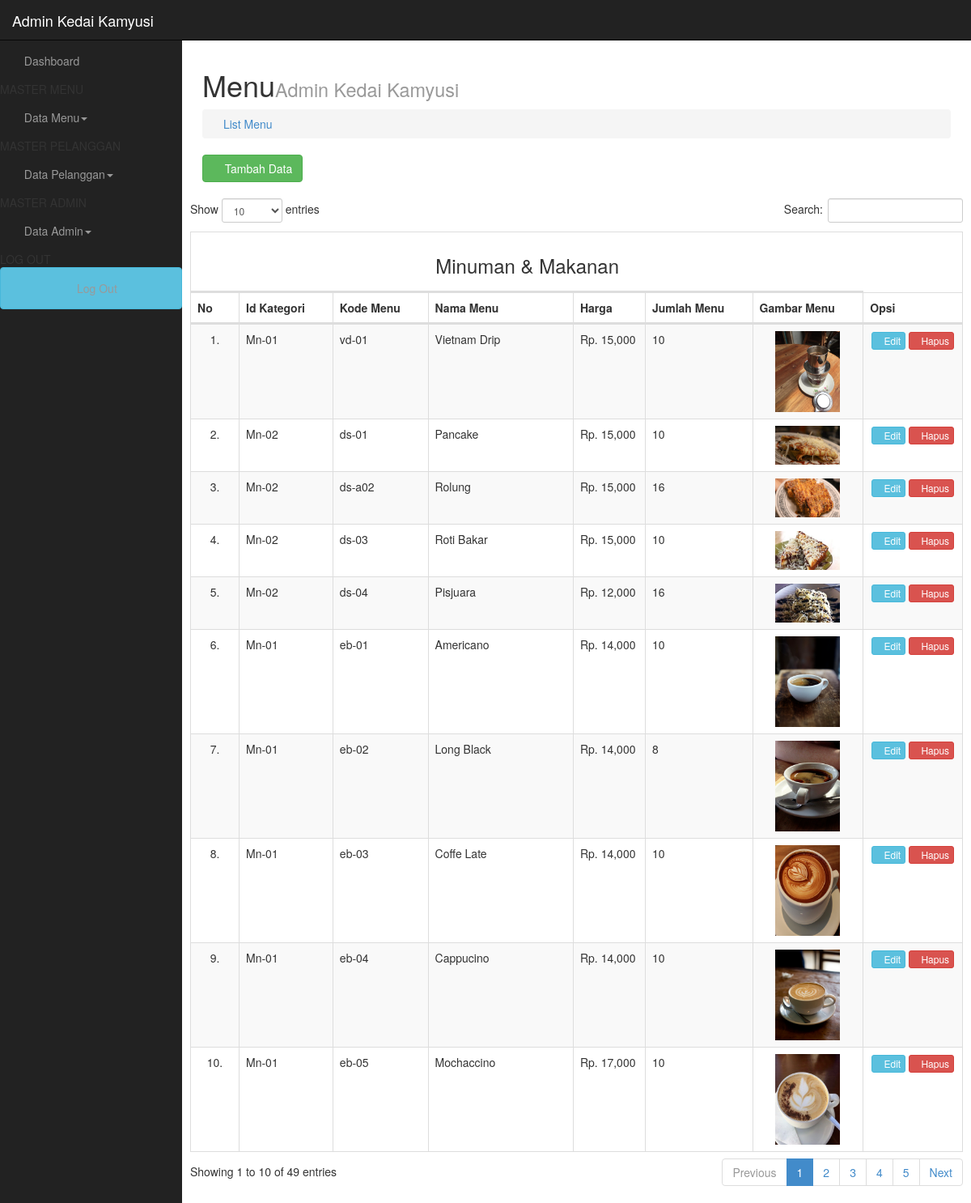
The page /admin.php?page=menu (signed in) on the database its author committed.
### tables this page shows
CREATE TABLE `list_menu` (
  `id_menu` int(11) NOT NULL,
  `id_kategori` varchar(11) NOT NULL,
  `kode_menu` varchar(20) NOT NULL,
  `nama_menu` varchar(30) NOT NULL,
  `harga` varchar(20) NOT NULL,
  `jumlah_menu` varchar(11) NOT NULL,
  `gambar` varchar(30) NOT NULL,
  `ket` varchar(20) NOT NULL
);

### model/m_menu.php (called while the page is built, shortened)
<?php
class Menu{
	private $mysqli;
	function __construct($conn){
		$this->mysqli = $conn;
	}
	public function tampil($id_menu = null){
		$db = $this->mysqli->conn;
		$sql = "SELECT * FROM list_menu";
		$query = $db->query($sql) or die ($db->error);
		return $query;
	}
}
?>

### view/menu.php (the view, shortened to what this page needs)
<?php
include "model/m_menu.php";
$mn = new Menu($connection);
if(@$_GET['act'] == '') {
?>
<div class="row">
	<div class="col-lg-12">
		<h1>Menu<small>Admin Kedai Kamyusi</small></h1>
		<ol class="breadcrumb">
			<li><a href="?page=menu"><i class="fa fa-coffee"></i>List Menu</a></li>
		</ol>
	</div>
</div>
<div class="row">
	<div class="col-lg-12">
		<button type="button" class="btn btn-success" data-toggle="modal" data-target="#tambah"><i class="fa fa-plus"></i>  Tambah Data</button>
		<br><br>
	</div>
</div>
<?php
} elseif (@$_GET['act'] == 'del') {
	$gbr_awal = $mn->tampil($_GET['id_menu'])->fetch_object()->gambar;
	unlink("../img_menu/".$gbr_awal);
	$mn->hapus($_GET['id_menu']);
	header("Location: ?page=menu");
}
?>
		<div class="table-responsive">
			<table class="table table-bordered table-hover table-striped" id="datatables">
				<thead>
					<tr>
						<th colspan="7"><center><h3>Minuman & Makanan</h3></center></th>
					</tr>
					<tr>
						<th>No</th>
						<th>Id Kategori</th>
						<th>Kode Menu</th>
						<th>Nama Menu</th>
						<th>Harga</th>
						<th>Jumlah Menu</th>
						<th>Gambar Menu</th>
						<th>Opsi</th>
					</tr>
				</thead>
	<tbody>
	<?php
	$no =1;
	$tampil = $mn->tampil();
	WHILE ($data = $tampil->fetch_object()){
	?>
	<tr>
		<td align="center"><?= $no++."."; ?></td>
		<td><?= $data->id_kategori; ?></td>
		<td><?= $data->kode_menu; ?></td>
		<td><?= $data->nama_menu; ?></td>
		<td>Rp. <?= number_format($data->harga); ?></td>
		<td><?= $data->jumlah_menu; ?></td>
		<td>
			<center>
				<img src="img_menu/<?= $data->gambar; ?>" width="80px">
			</center>
		</td>
		<td align="center">
			<a id="edit_menu" data-toggle="modal" data-target="#edit" data-id="<?= $data->id_menu; ?>" data-kategori="<?= $data->id_kategori; ?>" data-kode="<?= $data->kode_menu; ?>" data-nama="<?= $data->nama_menu; ?>" data-harga="<?= $data->harga; ?>" data-jumlah="<?= $data->jumlah_menu; ?>" data-gambar="<?= $data->gambar; ?>">
			<button class="btn btn-info btn-xs"><i class="fa fa-edit"></i>Edit</button>
		</a>
		<a href="?page=menu&act=del&id_menu=<?php echo $data->id_menu; ?>" onclick="return confirm('Yakin akan menghapus data ini?')">
			<button class="btn btn-danger btn-xs"><i class="fa fa-trash-o"></i>Hapus</button>
		</a>
		</td>
	</tr>
	<?php
	} ?>
	</tbody>
</table>
</div>

### admin.php (shortened to what this page needs)
<?php
require_once('config/+koneksi.php');
$connection = new Database($host, $user, $pass, $database);
?>
<!DOCTYPE html>
<html lang="en">
  <head>
   <link rel="stylesheet" href="assets/font-awesome/css/font-awesome.min.css">
    <link href="assets/css/bootstrap.css" rel="stylesheet">
    <link href="assets/dataTables/datatables.min.css" rel="stylesheet">
    <link href="assets/css/sb-admin.css" rel="stylesheet">
    <link rel="stylesheet" href="assets/font-awesome/css/font-awesome.min.css">
  </head>
  <body>
    <div id="wrapper">
      <nav class="navbar navbar-inverse navbar-fixed-top" role="navigation">
        <div class="navbar-header">
          <a class="navbar-brand" href="">Admin Kedai Kamyusi</a>
        </div>
        <div class="collapse navbar-collapse navbar-ex1-collapse">
          <ul class="nav navbar-nav side-nav">
            <li><a href="?page=dashboard"><i class="fa fa-dashboard"></i> Dashboard</a></li>
              <li class="header"> MASTER MENU </li>
            <li class="dropdown">
              <a href="#" class="dropdown-toggle" data-toggle="dropdown"><i class="fa fa-coffee"></i> Data Menu<b class="caret"></b></a>
            </li>
              <li class="header"> MASTER PELANGGAN </li>
            <li class="dropdown">
              <a href="#" class="dropdown-toggle" data-toggle="dropdown"><i class="fa fa-users"></i> Data Pelanggan<b class="caret"></b></a>
              <li class="header"> MASTER ADMIN </li>
            <li class="dropdown">
              <a href="#" class="dropdown-toggle" data-toggle="dropdown"><i class="fa fa-users"></i> Data Admin<b class="caret"></b></a>
              <li class="header"> LOG OUT </li>
            <li class="dropdown">
              <li><a href="logout.php" class="btn btn-info" onclick="return confirm('Yakin ?');"><i class="fa fa-power-off"></i> Log Out</a></li>
            </li>
          </ul>
        </div>
      </nav>
      <div id="page-wrapper">
       <?php
       if (@$_GET['page'] == 'dashboard' || @$_GET['page'] == '') {
         include "view/dashboard.php";
       }elseif (@$_GET['page'] == 'menu' || @$_GET['page'] == '') {
         include "view/menu.php";
       }elseif (@$_GET['page'] == 'admin_kafe' || @$_GET['page'] == '') {
         include "view/admin_kafe.php";
       }elseif (@$_GET['page'] == 'pelanggan' || @$_GET['page'] == '') {
         include "view/pelanggan.php";
      }elseif (@$_GET['page'] == 'pembelian' || @$_GET['page'] == '') {
         include "view/pembelian.php";
      }elseif (@$_GET['page'] == 'detail' || @$_GET['page'] == '') {
         include "view/detail.php";
      }elseif (@$_GET['page'] == 'hapus' || @$_GET['page'] == '') {
         include "view/hapuspembelian.php";
      }
      ?>
      </div>
    </div>
  </body>
</html>

### assets/css/sb-admin.css (style rules this page uses)
body { margin-top: 50px; }
#wrapper { padding-left: 0; }
#page-wrapper { width: 100%; padding: 5px 15px; }
@media (min-width:768px) { #wrapper { padding-left: 225px; } }
@media (min-width:768px) { #page-wrapper { padding: 15px 25px; } }
@media (min-width:768px) { .side-nav { margin-left: -225px; left: 225px; width: 225px; position: fixed; top: 50px; height: 100%; border-radius: 0; border: none; background-color: #222222; overflow-y: auto; } }
@media (min-width:768px) { .side-nav>li>a { width: 225px; } }
@media (min-width:768px) { .navbar-collapse { padding-left: 15px !important; padding-right: 15px !important; } }

### rows shown on the page
list_menu: id_kategori "Mn-01", kode_menu "vd-01", nama_menu "Vietnam Drip", harga "15,000", jumlah_menu "10", gambar (picture)
list_menu: id_kategori "Mn-02", kode_menu "ds-01", nama_menu "Pancake", harga "15,000", jumlah_menu "10", gambar (picture)
list_menu: id_kategori "Mn-02", kode_menu "ds-a02", nama_menu "Rolung", harga "15,000", jumlah_menu "16", gambar (picture)
list_menu: id_kategori "Mn-02", kode_menu "ds-03", nama_menu "Roti Bakar", harga "15,000", jumlah_menu "10", gambar (picture)
list_menu: id_kategori "Mn-02", kode_menu "ds-04", nama_menu "Pisjuara", harga "12,000", jumlah_menu "16", gambar (picture)
list_menu: id_kategori "Mn-01", kode_menu "eb-01", nama_menu "Americano", harga "14,000", jumlah_menu "10", gambar (picture)
list_menu: id_kategori "Mn-01", kode_menu "eb-02", nama_menu "Long Black", harga "14,000", jumlah_menu "8", gambar (picture)
list_menu: id_kategori "Mn-01", kode_menu "eb-03", nama_menu "Coffe Late", harga "14,000", jumlah_menu "10", gambar (picture)
list_menu: id_kategori "Mn-01", kode_menu "eb-04", nama_menu "Cappucino", harga "14,000", jumlah_menu "10", gambar (picture)
list_menu: id_kategori "Mn-01", kode_menu "eb-05", nama_menu "Mochaccino", harga "17,000", jumlah_menu "10", gambar (picture)
